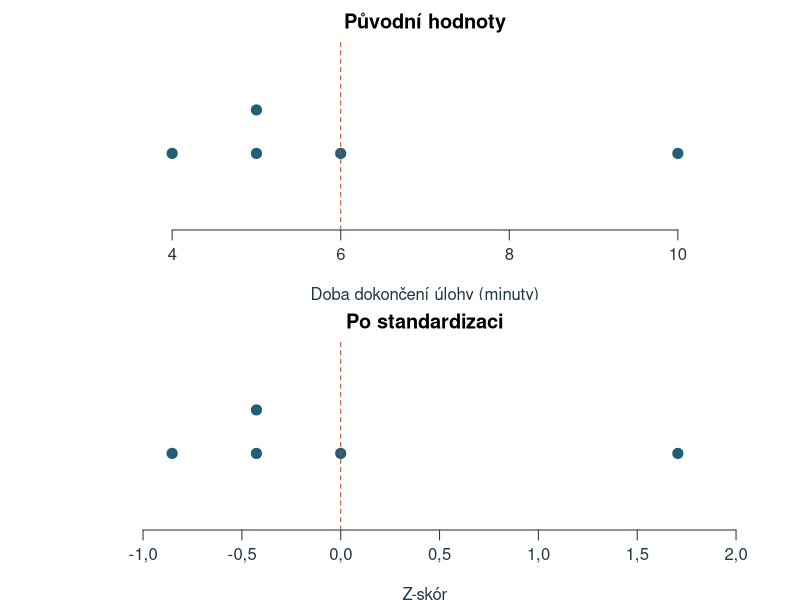
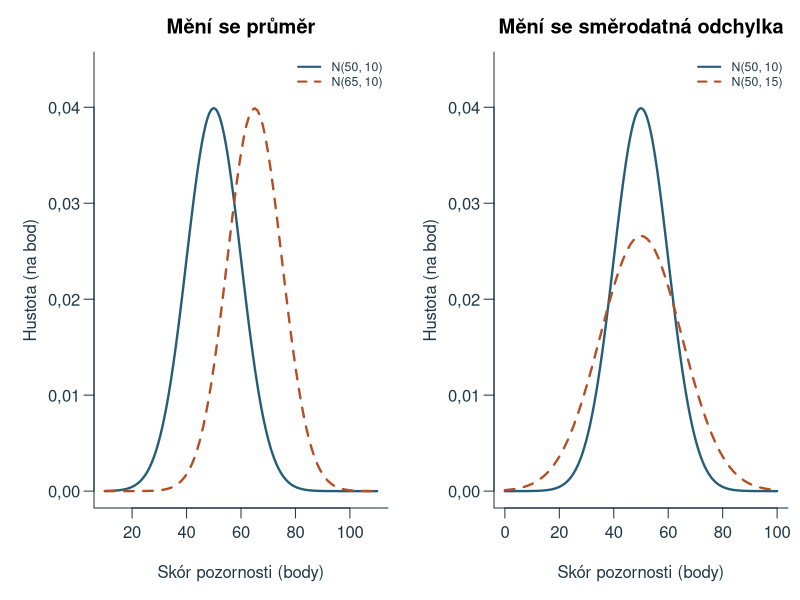
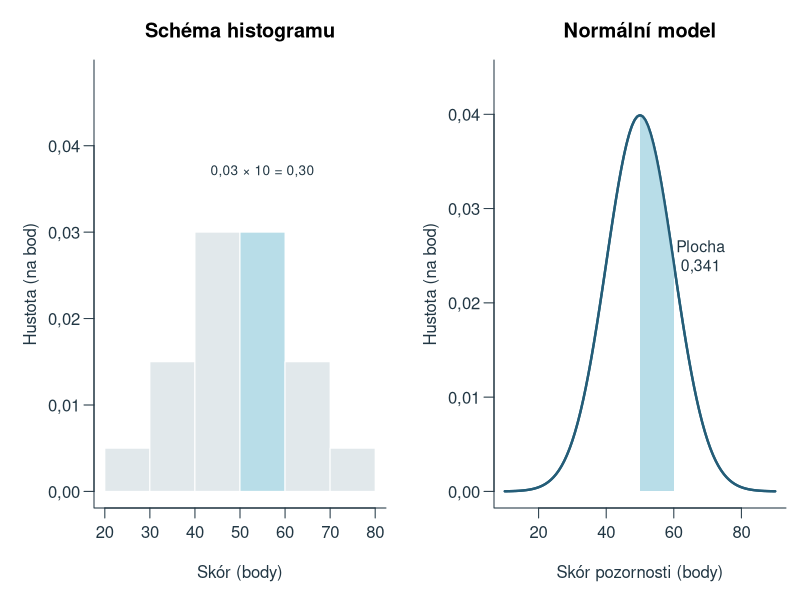
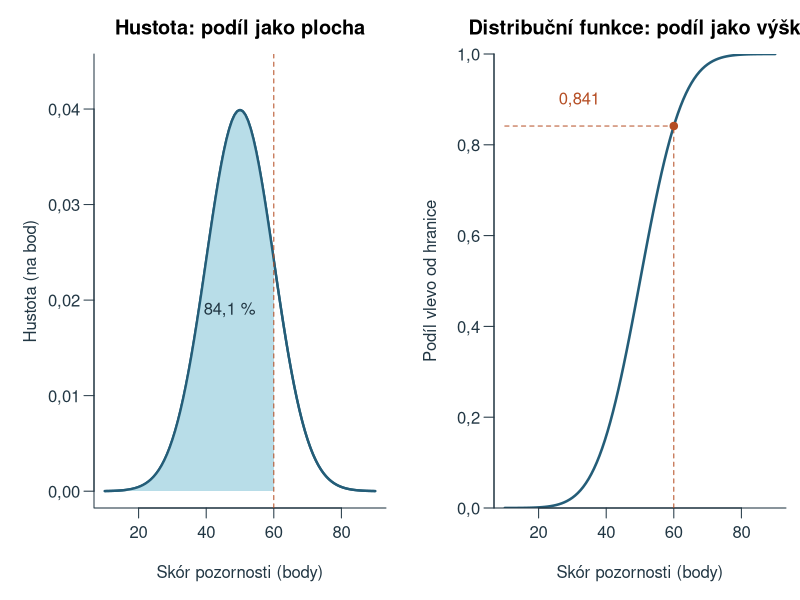
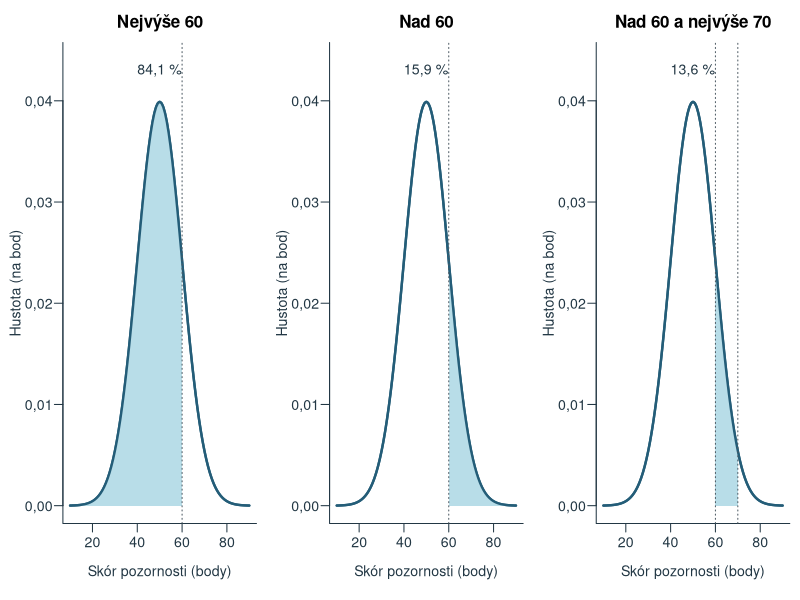
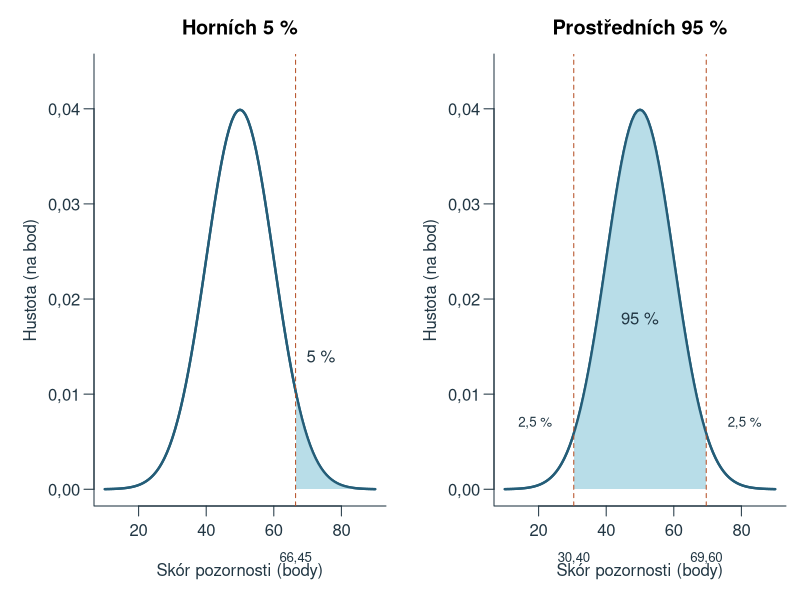
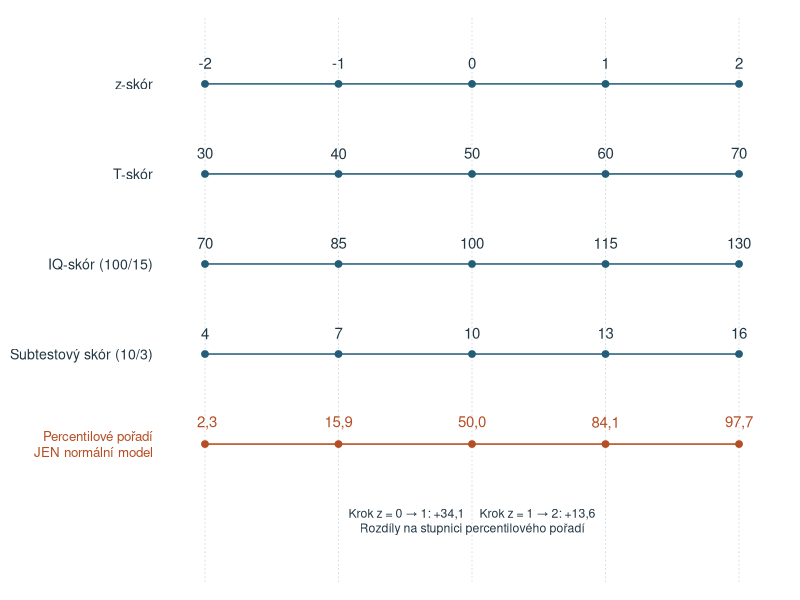
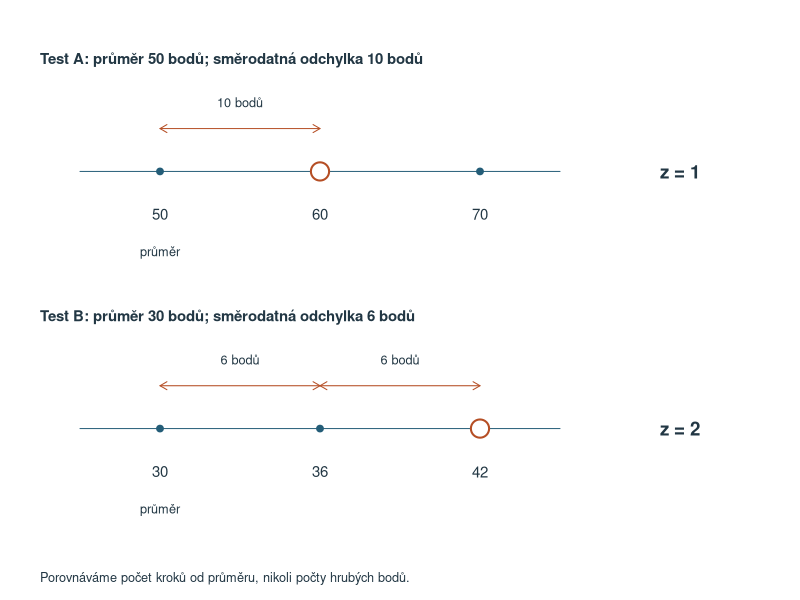

The R source for these figures, in order:
# Original teaching examples; base R, UTF-8, deterministic project-root paths.
ch4_data <- read.csv('data/kapitola_04.csv', fileEncoding='UTF-8')
ch4_x <- ch4_data$skor_body
ch4_p <- (seq_along(ch4_x)-.5)/length(ch4_x)
ch4_z <- qnorm(ch4_p)
ch4_reference <- mean(ch4_x)+sd(ch4_x)*ch4_z
ch4_sten_breaks <- c(-Inf,seq(-2,2,.5),Inf)
ch4_stanine_breaks <- c(-Inf,seq(-1.75,1.75,.5),Inf)
ch4_sten <- function(z) as.integer(cut(z,ch4_sten_breaks,right=TRUE))
ch4_stanine <- function(z) as.integer(cut(z,ch4_stanine_breaks,right=TRUE))
ch4_sten_proportions <- diff(pnorm(ch4_sten_breaks))
ch4_stanine_proportions <- diff(pnorm(ch4_stanine_breaks))
ch4_out <- 'assets/chapter-04/plots'
ch4_old_options <- options(OutDec=',')
dir.create(ch4_out,recursive=TRUE,showWarnings=FALSE)
ch4_blue <- '#245D78'; ch4_orange <- '#B54E24'; ch4_fill <- '#B8DDE8'; ch4_gray <- '#4D5A63'
ch4_draw <- function(name,code,width=8,height=4.5) {
  svg(file.path(ch4_out,paste0(name,'.svg')),width=width,height=height,family='sans',bg='white')
  par(mar=c(4.5,4.5,2.6,.8),mgp=c(2.7,.7,0),las=1,col.axis='#223744',col.lab='#223744',fg='#223744',cex=.9)
  force(code); dev.off()
}
ch4_curve <- function(mu=50,sigma=10,main='',xlim=c(10,90),ylim=c(0,.044)) {
  x <- seq(xlim[1],xlim[2],length.out=1001)
  plot(x,dnorm(x,mu,sigma),type='l',lwd=2.3,col=ch4_blue,xlab='Skór pozornosti (body)',ylab='Hustota (na bod)',main=main,xlim=xlim,ylim=ylim,bty='l')
}
ch4_area <- function(lower,upper,mu=50,sigma=10,fill=ch4_fill) {
  v <- seq(max(lower,mu-4*sigma),min(upper,mu+4*sigma),length.out=400)
  polygon(c(v[1],v,tail(v,1)),c(0,dnorm(v,mu,sigma),0),col=fill,border=NA)
  curve(dnorm(x,mu,sigma),add=TRUE,lwd=2.3,col=ch4_blue)
}
ch4_draw('standardizace', {
  par(mfrow=c(2,1),mar=c(3.5,3.5,2.1,1))
  v <- c(4,5,5,6,10); z <- (v-mean(v))/sd(v); h <- c(1,1,1.25,1,1)
  for(k in 1:2) {
    a <- if(k==1) v else z
    plot(a,h,pch=19,cex=1.35,col=ch4_blue,yaxt='n',ylab='',ylim=c(.6,1.6),xlim=range(a)+c(-.15,.15)*diff(range(a)),bty='n',xlab=if(k==1)'Doba dokončení úlohy (minuty)' else 'Z-skór',main=if(k==1)'Původní hodnoty' else 'Po standardizaci')
    abline(v=if(k==1)mean(v) else 0,lty=2,col=ch4_orange)
  }
},height=5)
ch4_draw('parametry', {
  par(mfrow=c(1,2),mar=c(4.6,4.7,2.6,.6))
  ch4_curve(main='Mění se průměr',xlim=c(10,110))
  curve(dnorm(x,65,10),add=TRUE,col=ch4_orange,lwd=2.3,lty=2)
  legend('topright',c('N(50, 10)','N(65, 10)'),col=c(ch4_blue,ch4_orange),lty=1:2,lwd=2,bty='n',cex=.74)
  ch4_curve(main='Mění se směrodatná odchylka',xlim=c(0,100))
  curve(dnorm(x,50,15),add=TRUE,col=ch4_orange,lwd=2.3,lty=2)
  legend('topright',c('N(50, 10)','N(50, 15)'),col=c(ch4_blue,ch4_orange),lty=1:2,lwd=2,bty='n',cex=.74)
},width=10)
ch4_draw('hustota', {
  par(mfrow=c(1,2),mar=c(4.6,4.7,3,.7))
  plot(NA,xlim=c(20,80),ylim=c(0,.048),xlab='Skór (body)',ylab='Hustota (na bod)',main='Schéma histogramu',bty='l')
  b <- seq(20,80,10); heights <- c(.005,.015,.03,.03,.015,.005)
  rect(b[-7],0,b[-1],heights,col=c(rep('#E1E8EB',3),ch4_fill,rep('#E1E8EB',2)),border='white')
  text(55,.037,'0,03 × 10 = 0,30',cex=.82)
  ch4_curve(main='Normální model')
  ch4_area(50,60)
  text(68,.025,'Plocha\n0,341',cex=.95)
},width=9)
ch4_draw('distribucni', {
  par(mfrow=c(1,2),mar=c(4.6,4.7,2.7,.7))
  ch4_curve(main='Hustota: podíl jako plocha');ch4_area(-Inf,60)
  abline(v=60,lty=2,col=ch4_orange);text(47,.019,'84,1 %')
  curve(pnorm(x,50,10),from=10,to=90,col=ch4_blue,lwd=2.5,xlab='Skór pozornosti (body)',ylab='Podíl vlevo od hranice',main='Distribuční funkce: podíl jako výška',bty='l',ylim=c(0,1),yaxs='i')
  segments(60,0,60,pnorm(60,50,10),lty=2,col=ch4_orange)
  segments(10,pnorm(60,50,10),60,pnorm(60,50,10),lty=2,col=ch4_orange)
  points(60,pnorm(60,50,10),pch=19,col=ch4_orange);text(32,.9,'0,841',col=ch4_orange)
},width=10)
ch4_draw('oblasti', {
  par(mfrow=c(1,3),mar=c(4.5,3.7,2.5,.6),mgp=c(2.3,.6,0),cex=.85)
  for(k in 1:3) {
    ch4_curve(main=c('Nejvýše 60','Nad 60','Nad 60 a nejvýše 70')[k]);
    ch4_area(c(-Inf,60,60)[k],c(60,Inf,70)[k])
    text(50,.043,c('84,1 %','15,9 %','13,6 %')[k],cex=1)
    abline(v=c(60,70)[seq_len(if(k==3)2 else 1)],lty=3,col=ch4_gray)
  }
},width=10,height=3.8)
ch4_draw('kvantily', {
  par(mfrow=c(1,2),mar=c(4.7,4.7,2.7,.7))
  ch4_curve(main='Horních 5 %');a<-qnorm(.95,50,10);ch4_area(a,Inf)
  abline(v=a,lty=2,col=ch4_orange);text(74,.014,'5 %');axis(1,at=a,labels='66,45',line=1.3,tick=FALSE,cex.axis=.8)
  ch4_curve(main='Prostředních 95 %');a<-qnorm(c(.025,.975),50,10);ch4_area(a[1],a[2])
  abline(v=a,lty=2,col=ch4_orange);text(50,.018,'95 %');text(c(19,81),.007,'2,5 %',cex=.8)
  axis(1,at=a,labels=c('30,40','69,60'),line=1.3,tick=FALSE,cex.axis=.8)
},width=9)
ch4_draw('skaly', {
  par(mar=c(1,9,1,1))
  plot(NA,xlim=c(-2.15,2.15),ylim=c(-1.3,4.5),axes=FALSE,xlab='',ylab='')
  abline(v=-2:2,col='#D6E0E5',lty=3)
  for(k in 1:4) {
    y<-5-k;segments(-2,y,2,y,col=ch4_blue,lwd=1.5)
    points(-2:2,rep(y,5),pch=19,col=ch4_blue)
    text(-2:2,y+.23,list(-2:2,50+10*(-2:2),100+15*(-2:2),10+3*(-2:2))[[k]])
    mtext(c('z-skór','T-skór','IQ-skór (100/15)','Subtestový skór (10/3)')[k],side=2,at=y,line=.5,las=1,cex=.85)
  }
  segments(-2,0,2,0,col=ch4_orange,lwd=1.5)
  points(-2:2,rep(0,5),pch=19,col=ch4_orange)
  text(-2:2,.23,format(round(100*pnorm(-2:2),1),decimal.mark=','),col=ch4_orange)
  mtext('Percentilové pořadí\nJEN normální model',side=2,at=0,line=.5,las=1,cex=.8,col=ch4_orange)
  text(0,-.85,'Krok z = 0 → 1: +34,1     Krok z = 1 → 2: +13,6\nRozdíly na stupnici percentilového pořadí',cex=.82)
},height=5.8)
ch4_draw('z-jako-jednotka', {
  par(mar=c(0,0,0,0));plot.new();plot.window(xlim=c(0,10),ylim=c(0,7),xaxs='i',yaxs='i')
  for(k in 1:2) {
    y<-if(k==1) 5 else 2
    text(.5,y+1.3,if(k==1) 'Test A: průměr 50 bodů; směrodatná odchylka 10 bodů' else 'Test B: průměr 30 bodů; směrodatná odchylka 6 bodů',adj=0,font=2)
    xx<-c(2,4,6);segments(1,y,7,y,col=ch4_blue)
    points(xx,rep(y,3),pch=19,col=ch4_blue)
    text(xx,y-.5,if(k==1)c('50','60','70') else c('30','36','42'))
    for(j in seq_len(k)) {
      arrows(xx[j],y+.5,xx[j+1],y+.5,length=.08,code=3,col=ch4_orange)
      text(mean(xx[j:(j+1)]),y+.8,if(k==1)'10 bodů' else '6 bodů',cex=.85)
    }
    points(xx[k+1],y,pch=21,cex=2.7,col=ch4_orange,bg='white',lwd=2)
    text(8.5,y,paste0('z = ',k),font=2,cex=1.25)
    text(2,y-.95,'průměr',cex=.85)
  }
  text(.5,.25,'Porovnáváme počet kroků od průměru, nikoli počty hrubých bodů.',adj=0,cex=.85)
},width=8,height=5.4)
ch4_draw('pasma-skoru', {
  par(mfrow=c(2,1),mar=c(5.7,4.4,3,1),cex=.95)
  for(k in 1:2) {
    breaks<-if(k==1) ch4_sten_breaks else ch4_stanine_breaks
    finite_breaks<-pmax(-3.5,pmin(3.5,breaks));target<-if(k==1) ch4_sten(1.2) else ch4_stanine(1.2)
    plot(NA,xlim=c(-3.5,3.5),ylim=c(0,.48),xlab='Z-skór',ylab='Hustota',bty='l',
      main=if(k==1)'Deset stenových pásem' else 'Devět staninových pásem',xaxt='n',yaxs='i')
    for(j in seq_len(length(breaks)-1)) {
      v<-seq(finite_breaks[j],finite_breaks[j+1],length.out=150)
      polygon(c(v[1],v,tail(v,1)),c(0,dnorm(v),0),border=NA,
        col=if(j==target)'#F3C395' else c('#DAEBF1','#B8DDE8')[(j%%2)+1])
    }
    curve(dnorm(x),add=TRUE,col=ch4_blue,lwd=2)
    abline(v=breaks[is.finite(breaks)],col='#667078',lty=3)
    mids<-(head(finite_breaks,-1)+tail(finite_breaks,-1))/2
    axis(1,at=breaks[is.finite(breaks)],cex.axis=.78)
    mtext(if(k==1)'Sten:' else 'Stanin:',side=1,line=3.5,at=-3.3,cex=.8)
    mtext(seq_along(mids),side=1,line=3.5,at=mids,cex=.85)
    points(1.2,dnorm(1.2),pch=19,col=ch4_orange)
    arrows(1.2,.4,1.2,dnorm(1.2)+.02,length=.08,col=ch4_orange)
    text(1.35,.43,paste0('z = 1,2 → ',if(k==1)'sten ' else 'stanin ',target),adj=0,cex=.9)
    arrows(c(-2.8,2.8),c(.06,.06),c(-3.4,3.4),c(.06,.06),length=.08)
    text(c(-2.8,2.8),c(.1,.1),'pokračuje',cex=.7)
    if(k==1) {
      points(c(1.1,1.4),c(.025,.025),pch=21,bg='white',col=ch4_orange,cex=.9)
      text(-3.2,.4,'Malé kroužky: z = 1,1 a 1,4\nOba výsledky patří do stenu 8.',adj=0,cex=.8)
    }
  }
},width=8.5,height=8.4)
ch4_draw('qq-konstrukce', {
  par(mar=c(0,0,0,0));plot.new();plot.window(xlim=c(0,10),ylim=c(0,9),xaxs='i',yaxs='i')
  box_label<-function(x,y,w,h,label,fill=ch4_fill) {
    rect(x-w/2,y-h/2,x+w/2,y+h/2,col=fill,border=ch4_blue)
    text(x,y,label,cex=.93)
  }
  box_label(5,8.1,7,1,'První pořadí z 12 seřazených skórů: i = 1')
  arrows(c(4,6),7.5,c(2.5,7.5),6.8,length=.1)
  box_label(2.5,6,4,1.4,'DATA\nPrvní pozorovaný skór: 35 bodů')
  box_label(7.5,6,4,1.4,'MODEL\nPodíl p = (1 − 0,5) / 12\n≈ 0,041667')
  arrows(7.5,5.2,7.5,4.7,length=.1)
  box_label(7.5,3.9,4,1.4,'Normální kvantil pro tento podíl\nz ≈ −1,731664')
  arrows(2.5,5.2,3.6,2,length=.1)
  arrows(7.5,3.1,6.4,2,length=.1)
  text(1.65,3.65,'Svislá osa\npozorovaný skór',cex=.85)
  text(8.05,2.5,'Vodorovná osa\nteoretický kvantil',cex=.85)
  box_label(5,1.3,5.5,1.2,'Bod Q–Q grafu: (−1,73; 35)',fill='#FAECDD')
  text(5,.25,'Pořadí propojí data s modelem; nejde o dvě měření jednoho člověka.',cex=.85)
},width=8,height=6.7)
ch4_draw('qq-priklad', {
  plot(ch4_z,ch4_x,pch=19,col=ch4_blue,cex=1.15,xlab='Teoretický normální kvantil (z)',ylab='Pozorovaný skór pozornosti (body)',bty='l',xlim=c(-2,2),ylim=c(30,70))
  abline(a=mean(ch4_x),b=sd(ch4_x),col=ch4_orange,lwd=2,lty=2)
  legend('topleft',c('Pozorované skóry','Referenční přímka m + s z'),col=c(ch4_blue,ch4_orange),pch=c(19,NA),lty=c(NA,2),bty='n',cex=.85)
},width=7)
# Distinct simulations for graphical diagnosis; not empirical psychological data.
set.seed(20261010)
ch4_simulations <- list(normalni=rnorm(200,50,10),sikme=30+rexp(200,rate=1/15),chvosty=50+8*rt(200,df=3),smes=c(rnorm(100,36,5),rnorm(100,64,5)))
ch4_titles <- c(normalni='Normální model',sikme='Rozdělení zešikmené doprava',chvosty='Těžší chvosty',smes='Směs dvou skupin')
for(nm in names(ch4_simulations)) ch4_draw(paste0('diagnostika-',nm), {
  v<-ch4_simulations[[nm]]; z<-qnorm((seq_along(v)-.5)/length(v))
  par(mfrow=c(1,2),mar=c(4.6,4.7,2.7,.6))
  h<-hist(v,breaks='FD',plot=FALSE);xx<-seq(min(h$breaks),max(h$breaks),length.out=500)
  plot(h,freq=FALSE,col=ch4_fill,border='white',main=ch4_titles[nm],xlab='Simulovaný skór',ylab='Hustota',ylim=c(0,1.12*max(h$density,dnorm(xx,mean(v),sd(v)))));lines(xx,dnorm(xx,mean(v),sd(v)),col=ch4_orange,lwd=2)
  plot(z,sort(v),pch=19,cex=.55,col=ch4_blue,xlab='Teoretický normální kvantil (z)',ylab='Seřazený simulovaný skór',main='Normální Q–Q graf',bty='l')
  abline(a=mean(v),b=sd(v),lty=2,col=ch4_orange,lwd=2)
},width=9,height=4.4)
options(ch4_old_options)
